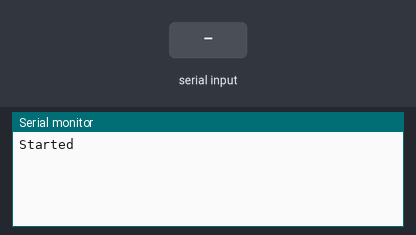
A sketch run on a simulated Arduino Uno, built with avr-gcc and run on an emulated ATmega328P. On the bench: the last lines printed to the serial monitor. The test bench sets the inputs (shaded band).

Above: at 1.2 s.
1.3 s: "1" received over the second serial link
At 2.5 s:
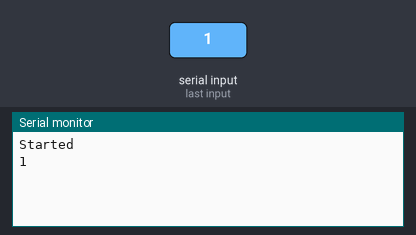
2.8 s: "0" received over the second serial link
At 3.6 s:
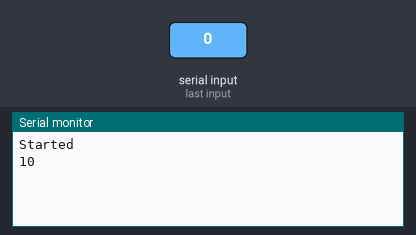

The sketch:

Bluetooth.ino
```cpp
#include "SoftwareSerial.h" //Se incluye la libreria SoftwareSerial.h
SoftwareSerial BT(10, 11);//Conexión TX y RX en estos pins respectivamente

void setup()
{
  Serial.begin(9600); //Inicia la comunicación del monitor serial
  Serial.println("Started");//Avisa al monitor serial que estamos empezando con la comunicación
  BT.begin(9600); //Inicia la comunicación con el módulo de bluetooth
}
void loop()
{
  if (BT.available()) //Si el módulo de bluetooth se quiere comunicar con el arduino...
  {
    Serial.write(BT.read()); //Se presenta la información del módulo de bluetooth en el monitor serial
  }

  if (Serial.available()) //Si el monitor serial se quiere comunicar con el módulo de bluetooth...
  {
    BT.write(Serial.read()); //El módulo de bluetooth transmite la información
  }
}
```

Measured:
- after the input at 1.3 s, the serial monitor: prints a new line at once (image 1)
- after the input at 2.8 s, the serial monitor: prints a new line at once (image 2)
